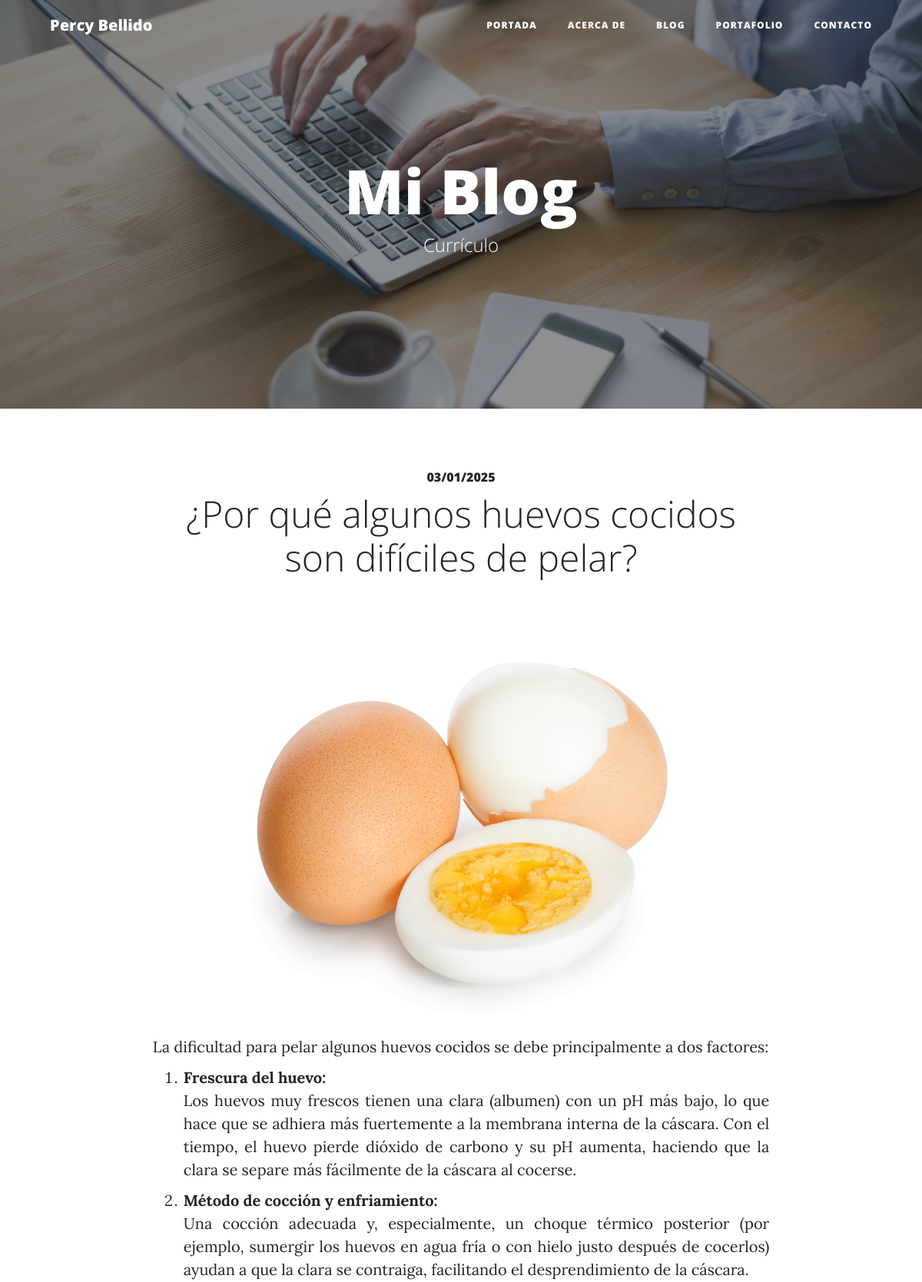
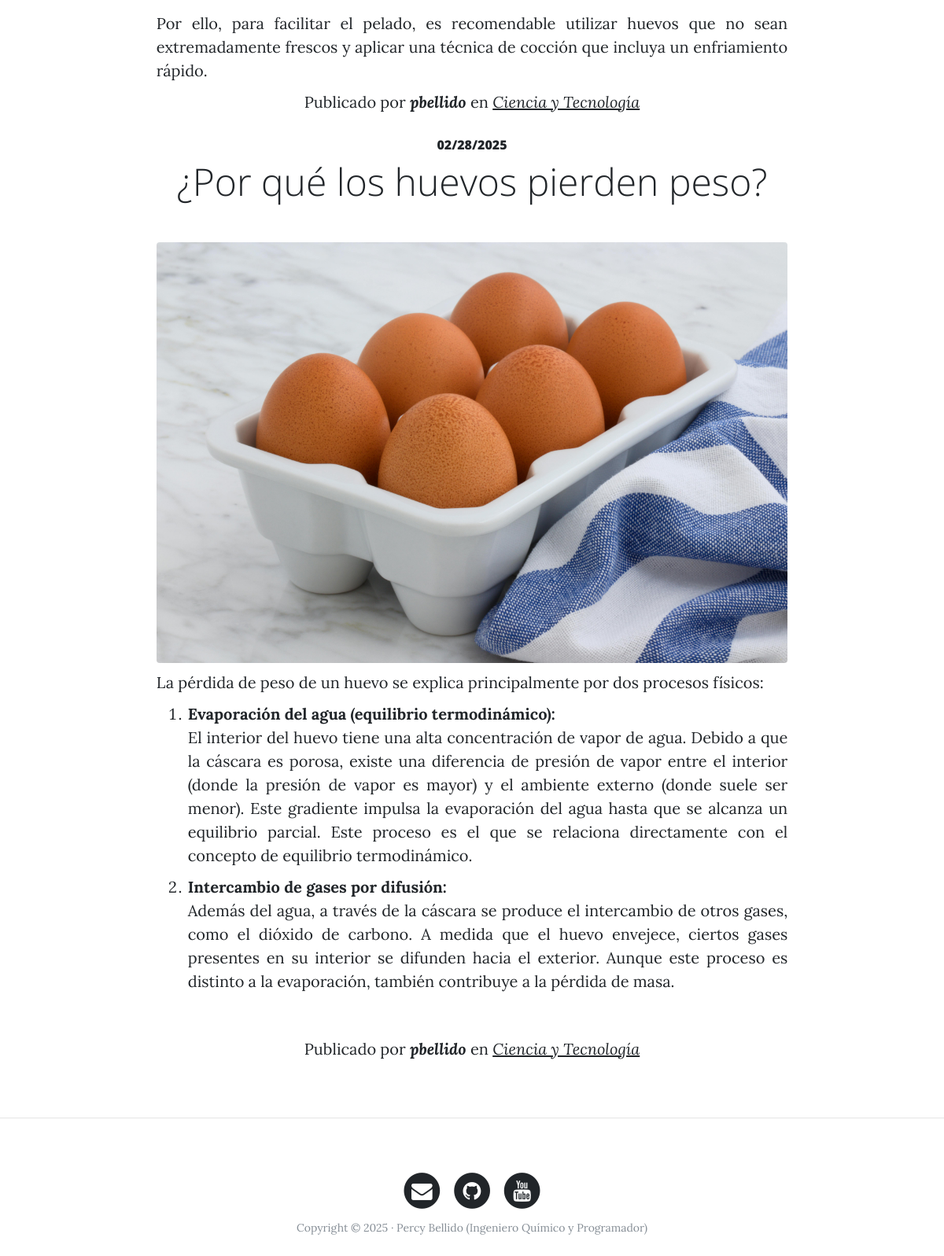
Screenshot of /blog/category/1/ with the database file from the repository (2 pictures, top to bottom).
### blog/models.py (models this page shows, shortened)
class Post(models.Model):
    title= models.CharField(max_length=100, verbose_name="Titulo")
    content=RichTextField(verbose_name="Contenido")
    image=models.ImageField(verbose_name="Imagen", upload_to="image_blog", null=True, blank=True)
    author=models.ForeignKey(User, verbose_name="Autor", on_delete=models.CASCADE)
    categories=models.ManyToManyField(Category, verbose_name="Categorias", related_name="get_posts")
    created=models.DateTimeField(auto_now_add=True, verbose_name="Fecha de creacion")
    updated=models.DateTimeField(auto_now=True, verbose_name="Fecha de edicion")
    is_published=models.BooleanField(verbose_name="Publicado", default=False)
    class Meta:
        verbose_name="entrada"
        verbose_name_plural="entradas"
        ordering=["-created"]

class Category(models.Model):
    name=models.CharField(max_length=100, verbose_name="Nombre")
    created=models.DateTimeField(auto_now_add=True, verbose_name="Fecha de creación")
    updated=models.DateTimeField(auto_now=True, verbose_name="Fecha de edición")
    class Meta:
        verbose_name="categoría"
        verbose_name_plural="categorías"
        ordering=['-created']

### blog/views.py (the view)
# urls.py: path('category/<int:category_id>/', views.category, name="category"),
def category(request, category_id):
    category=get_object_or_404(Category, id=category_id)
    return render(request, "blog/category.html", {'category':category})

### social/processors.py (called while the page is built)
def ctx_dict(request):
    ctx={}
    links=Link.objects.all()
    for link in links:
        ctx[link.key]=link.url
    return ctx

### blog/templates/blog/category.html (shortened to what this page needs)
{% extends 'core/base.html' %}
{% block background %}{% load static %}{% static 'core/img/my_blog2.jpg' %}{% endblock %}
{% block headers %}
<h1>Mi Blog</h1>
<span class="subheading">Currículo</span>
{% endblock %}
{% block content %}
    {% for post in category.get_posts.all %}
    <section class="page-section cta">
        <div class="container">
          <div class="row">
            <div class="col-xl-9 mx-auto">
              <div class="cta-innerv text-center rounded">
                <h2 class="section-heading mb-5">
                  <span class="section-heading-upper">{{post.created|date:"SHORT_DATE_FORMAT"}}</span>
                  <span class="section-heading-lower">{{post.title}}</span>
                </h2>
                <p class="mb-0">
                  <img class="mx-auto d-flex rounded img-fluid mb-3 mb-lg-0" src="{{post.image.url}}" alt="">
                </p>
                <p class="mb-0 mbt">
                  {{post.content|safe}}
                </p>
                <p class="mb-0 mbt">
                    <span class="section-heading-under">Publicado por <em><b>{{post.author}}</b></em> en
                    <em>
                      {% for category in post.categories.all %}
                      <a href="{% url 'category' category.id %}" class="link">{{category.name}}</a>{% if not forloop.last %},{% endif %}
                      {% endfor %}
                    </em>
                </p>
              </div>
            </div>
          </div>
        </div>
      </section>
    {% endfor %}
{% endblock %}

### core/templates/core/base.html (shortened to what this page needs)
<!DOCTYPE html>
<html lang="es">
  <head>
    {% load static %}
    <link href="{% static 'core/vendor/bootstrap/css/bootstrap.min.css' %}" rel="stylesheet">
    <link href="{% static 'core/vendor/font-awesome/css/font-awesome.min.css' %}" rel="stylesheet" type="text/css">
    <link href="{% static 'core/css/clean-blog.min.css' %}" rel="stylesheet">
  </head>
  <body>
    <nav class="navbar navbar-expand-lg navbar-light fixed-top" id="mainNav">
      <div class="container">
        <a class="navbar-brand" href="{% url 'home' %}">Percy Bellido</a>
        <div class="collapse navbar-collapse" id="navbarResponsive">
          <ul class="navbar-nav ml-auto">
            <li class="nav-item">
              <a class="nav-link" href="{% url 'home' %}">Portada</a>
            </li>
            <li class="nav-item">
              <a class="nav-link" href="{% url 'about' %}">Acerca de</a>
            </li>
            <li class="nav-item">
              <a class="nav-link" href="{% url 'blog' %}">Blog</a>
            </li>
            <li class="nav-item">
                <a class="nav-link" href="{% url 'portfolio' %}">Portafolio</a>
            </li>
            <li class="nav-item">
              <a class="nav-link" href="{% url 'contact' %}">Contacto</a>
            </li>
          </ul>
        </div>
      </div>
    </nav>
    <header class="masthead" style="background-image: url('{% block background%}{% endblock %}')">
      <div class="overlay"></div>
      <div class="container">
        <div class="row">
          <div class="col-lg-8 col-md-10 mx-auto">
            <div class="site-heading">
                {% block headers%}{% endblock %}
            </div>
          </div>
        </div>
      </div>
    </header>
    <div class="container">
        {% block content%}
        {% endblock %}
    </div>
    {% if request.path != "/" %}<hr>{% endif %}
    <footer>
      <div class="container">
        <div class="row">
          <div class="col-lg-8 col-md-10 mx-auto">
            <ul class="list-inline text-center">
              <li class="list-inline-item">
                {% if LINK_GMAIL %}
                <a href="{{LINK_GMAIL}}">
                  <span class="fa-stack fa-lg">
                    <i class="fa fa-circle fa-stack-2x"></i>
                    <i class="fa fa-envelope fa-stack-1x fa-inverse"></i>
                  </span>
                </a>
                {% endif %}
              </li>
              <li class="list-inline-item">
                {% if LINK_GITHUB %}
                <a href="{{LINK_GITHUB}}">
                  <span class="fa-stack fa-lg">
                    <i class="fa fa-circle fa-stack-2x"></i>
                    <i class="fa fa-github fa-stack-1x fa-inverse"></i>
                  </span>
                </a>
                {% endif %}
              </li>
              <li class="list-inline-item">
                {% if LINK_YOUTUBE %}
                <a href="{{LINK_YOUTUBE}}">
                  <span class="fa-stack fa-lg">
                    <i class="fa fa-circle fa-stack-2x"></i>
                    <i class="fa fa-youtube fa-stack-1x fa-inverse"></i>
                  </span>
                </a>
                {% endif %}
              </li>
            </ul>
            <p class="copyright text-muted">Copyright &copy; 2025 · Percy Bellido (Ingeniero Químico y Programador) </p>
          </div>
        </div>
      </div>
    </footer>
  </body>
</html>

### rows the page displays
Post: created "03/01/2025", title "¿Por qué algunos huevos cocidos son difíciles de pelar?", image (picture), content "La dificultad para pelar algunos huevos cocidos se debe principalmente a dos factores: Frescura del huevo: Los huevos muy frescos tienen una clara (albumen) con un pH más bajo, lo que hace que se adhiera más fuertemente a la membrana interna de la cáscara. Con el tiempo, el huevo pierde dióxido de carbono y su pH aumenta, haciendo que la clara se separe más fácilmente de la cáscara al cocerse. Método de cocción y enfriamiento: Una cocción adecuada y, especialmente, un choque térmico posterior (por ejemplo, sumergir los huevos en agua fría o con hielo justo después de cocerlos) ayudan a que la clara se contraiga, facilitando el desprendimiento de la cáscara. Por ello, para facilitar el…", author "pbellido"
Category: name "Ciencia y Tecnología"
Post: created "02/28/2025", title "¿Por qué los huevos pierden peso?", image (picture), content "La pérdida de peso de un huevo se explica principalmente por dos procesos físicos: Evaporación del agua (equilibrio termodinámico): El interior del huevo tiene una alta concentración de vapor de agua. Debido a que la cáscara es porosa, existe una diferencia de presión de vapor entre el interior (donde la presión de vapor es mayor) y el ambiente externo (donde suele ser menor). Este gradiente impulsa la evaporación del agua hasta que se alcanza un equilibrio parcial. Este proceso es el que se relaciona directamente con el concepto de equilibrio termodinámico. Intercambio de gases por difusión: Además del agua, a través de la cáscara se produce el intercambio de otros gases, como el dióxido…", author "pbellido"
